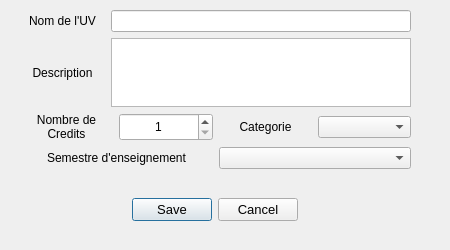
<?xml version="1.0" encoding="UTF-8"?>
<ui version="4.0">
 <class>dialogModifieUV</class>
 <widget class="QDialog" name="dialogModifieUV">
  <property name="geometry">
   <rect>
    <x>0</x>
    <y>0</y>
    <width>450</width>
    <height>250</height>
   </rect>
  </property>
  <property name="windowTitle">
   <string>Dialog</string>
  </property>
  <widget class="QWidget" name="verticalLayoutWidget">
   <property name="geometry">
    <rect>
     <x>20</x>
     <y>10</y>
     <width>391</width>
     <height>159</height>
    </rect>
   </property>
   <layout class="QVBoxLayout" name="verticalLayout_3">
    <item>
     <layout class="QHBoxLayout" name="horizontalLayout_9">
      <item>
       <widget class="QLabel" name="label_11">
        <property name="maximumSize">
         <size>
          <width>100</width>
          <height>16777215</height>
         </size>
        </property>
        <property name="text">
         <string>Nom de l'UV</string>
        </property>
        <property name="alignment">
         <set>Qt::AlignCenter</set>
        </property>
       </widget>
      </item>
      <item>
       <widget class="QLineEdit" name="nomUV">
        <property name="maximumSize">
         <size>
          <width>300</width>
          <height>100</height>
         </size>
        </property>
        <property name="readOnly">
         <bool>true</bool>
        </property>
       </widget>
      </item>
     </layout>
    </item>
    <item>
     <layout class="QHBoxLayout" name="horizontalLayout_10">
      <item>
       <widget class="QLabel" name="label_12">
        <property name="maximumSize">
         <size>
          <width>100</width>
          <height>16777215</height>
         </size>
        </property>
        <property name="text">
         <string>Description</string>
        </property>
        <property name="alignment">
         <set>Qt::AlignCenter</set>
        </property>
       </widget>
      </item>
      <item>
       <widget class="QTextEdit" name="descriUV">
        <property name="maximumSize">
         <size>
          <width>300</width>
          <height>100</height>
         </size>
        </property>
        <property name="acceptRichText">
         <bool>false</bool>
        </property>
       </widget>
      </item>
     </layout>
    </item>
    <item>
     <layout class="QHBoxLayout" name="horizontalLayout_11">
      <item>
       <widget class="QLabel" name="label_13">
        <property name="maximumSize">
         <size>
          <width>100</width>
          <height>16777215</height>
         </size>
        </property>
        <property name="text">
         <string>Nombre de Credits</string>
        </property>
        <property name="alignment">
         <set>Qt::AlignCenter</set>
        </property>
        <property name="wordWrap">
         <bool>true</bool>
        </property>
       </widget>
      </item>
      <item>
       <widget class="QSpinBox" name="nbCreditsUV">
        <property name="maximumSize">
         <size>
          <width>100</width>
          <height>30</height>
         </size>
        </property>
        <property name="alignment">
         <set>Qt::AlignCenter</set>
        </property>
        <property name="minimum">
         <number>1</number>
        </property>
        <property name="maximum">
         <number>30</number>
        </property>
       </widget>
      </item>
      <item>
       <widget class="QLabel" name="label_14">
        <property name="maximumSize">
         <size>
          <width>100</width>
          <height>16777215</height>
         </size>
        </property>
        <property name="text">
         <string>Categorie</string>
        </property>
        <property name="alignment">
         <set>Qt::AlignCenter</set>
        </property>
       </widget>
      </item>
      <item>
       <widget class="QComboBox" name="catUV">
        <property name="maximumSize">
         <size>
          <width>100</width>
          <height>16777215</height>
         </size>
        </property>
       </widget>
      </item>
     </layout>
    </item>
    <item>
     <layout class="QHBoxLayout" name="horizontalLayout_12">
      <item>
       <widget class="QLabel" name="label_15">
        <property name="text">
         <string>Semestre d'enseignement</string>
        </property>
        <property name="alignment">
         <set>Qt::AlignCenter</set>
        </property>
        <property name="wordWrap">
         <bool>true</bool>
        </property>
       </widget>
      </item>
      <item>
       <widget class="QComboBox" name="semestreUV"/>
      </item>
     </layout>
    </item>
   </layout>
  </widget>
  <widget class="QDialogButtonBox" name="buttonBox">
   <property name="geometry">
    <rect>
     <x>90</x>
     <y>190</y>
     <width>250</width>
     <height>40</height>
    </rect>
   </property>
   <property name="maximumSize">
    <size>
     <width>250</width>
     <height>50</height>
    </size>
   </property>
   <property name="font">
    <font>
     <pointsize>10</pointsize>
    </font>
   </property>
   <property name="orientation">
    <enum>Qt::Horizontal</enum>
   </property>
   <property name="standardButtons">
    <set>QDialogButtonBox::Cancel|QDialogButtonBox::Save</set>
   </property>
   <property name="centerButtons">
    <bool>true</bool>
   </property>
  </widget>
 </widget>
 <resources/>
 <connections/>
</ui>
